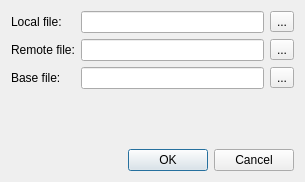
<?xml version="1.0" encoding="UTF-8"?>
<ui version="4.0">
 <class>OpenFilesDialog</class>
 <widget class="QDialog" name="OpenFilesDialog">
  <property name="geometry">
   <rect>
    <x>0</x>
    <y>0</y>
    <width>305</width>
    <height>182</height>
   </rect>
  </property>
  <property name="windowTitle">
   <string>Select files to merge</string>
  </property>
  <layout class="QVBoxLayout" name="verticalLayout">
   <item>
    <layout class="QFormLayout" name="formLayout">
     <item row="0" column="0">
      <widget class="QLabel" name="label">
       <property name="text">
        <string>Local file:</string>
       </property>
      </widget>
     </item>
     <item row="0" column="1">
      <layout class="QHBoxLayout" name="horizontalLayout">
       <item>
        <widget class="QLineEdit" name="lineEditLocalFile"/>
       </item>
       <item>
        <widget class="QToolButton" name="toolButtonSelectLocalFile">
         <property name="text">
          <string>...</string>
         </property>
        </widget>
       </item>
      </layout>
     </item>
     <item row="1" column="0">
      <widget class="QLabel" name="label_2">
       <property name="text">
        <string>Remote file:</string>
       </property>
      </widget>
     </item>
     <item row="1" column="1">
      <layout class="QHBoxLayout" name="horizontalLayout_2">
       <item>
        <widget class="QLineEdit" name="lineEditRemoteFile"/>
       </item>
       <item>
        <widget class="QToolButton" name="toolButtonSelectRemoteFile">
         <property name="text">
          <string>...</string>
         </property>
        </widget>
       </item>
      </layout>
     </item>
     <item row="2" column="0">
      <widget class="QLabel" name="label_3">
       <property name="text">
        <string>Base file:</string>
       </property>
      </widget>
     </item>
     <item row="2" column="1">
      <layout class="QHBoxLayout" name="horizontalLayout_3">
       <item>
        <widget class="QLineEdit" name="lineEditBaseFile"/>
       </item>
       <item>
        <widget class="QToolButton" name="toolButtonSelectBaseFile">
         <property name="text">
          <string>...</string>
         </property>
        </widget>
       </item>
      </layout>
     </item>
    </layout>
   </item>
   <item>
    <spacer name="verticalSpacer">
     <property name="orientation">
      <enum>Qt::Vertical</enum>
     </property>
     <property name="sizeHint" stdset="0">
      <size>
       <width>20</width>
       <height>50</height>
      </size>
     </property>
    </spacer>
   </item>
   <item>
    <widget class="QDialogButtonBox" name="buttonBox">
     <property name="orientation">
      <enum>Qt::Horizontal</enum>
     </property>
     <property name="standardButtons">
      <set>QDialogButtonBox::Cancel|QDialogButtonBox::Ok</set>
     </property>
    </widget>
   </item>
  </layout>
 </widget>
 <resources/>
 <connections>
  <connection>
   <sender>buttonBox</sender>
   <signal>accepted()</signal>
   <receiver>OpenFilesDialog</receiver>
   <slot>accept()</slot>
   <hints>
    <hint type="sourcelabel">
     <x>257</x>
     <y>186</y>
    </hint>
    <hint type="destinationlabel">
     <x>157</x>
     <y>274</y>
    </hint>
   </hints>
  </connection>
  <connection>
   <sender>buttonBox</sender>
   <signal>rejected()</signal>
   <receiver>OpenFilesDialog</receiver>
   <slot>reject()</slot>
   <hints>
    <hint type="sourcelabel">
     <x>313</x>
     <y>186</y>
    </hint>
    <hint type="destinationlabel">
     <x>286</x>
     <y>274</y>
    </hint>
   </hints>
  </connection>
 </connections>
</ui>
